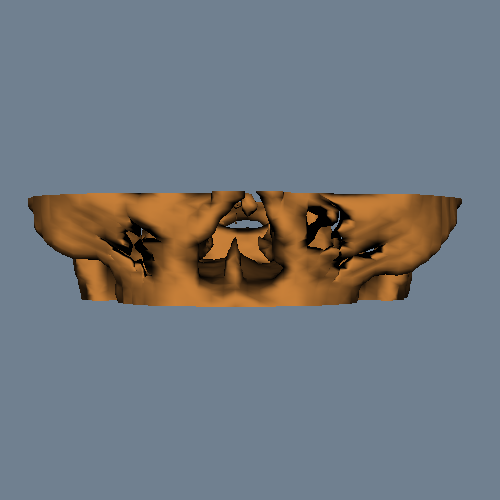

Generate this figure with Python:
#!/usr/bin/env python

# Generate a head isosurface using vtkSliceCubes and read it back with vtkMCubesReader.

# Factory overrides
import vtkmodules.vtkInteractionStyle  # noqa: F401
import vtkmodules.vtkRenderingFreeType  # noqa: F401
import vtkmodules.vtkRenderingOpenGL2  # noqa: F401

import os

from vtkmodules.vtkIOGeometry import vtkMCubesReader
from vtkmodules.vtkIOImage import vtkVolume16Reader
from vtkmodules.vtkImagingHybrid import vtkSliceCubes
from vtkmodules.vtkRenderingCore import (
    vtkActor,
    vtkPolyDataMapper,
    vtkRenderWindow,
    vtkRenderWindowInteractor,
    vtkRenderer,
)

# Read volume slices
volume_reader = vtkVolume16Reader()
volume_reader.SetDataDimensions(64, 64)
volume_reader.SetDataByteOrderToLittleEndian()
data_dir = os.environ.get("VPE_DATA_DIR", os.path.dirname(os.path.abspath(__file__)))

volume_reader.SetFilePrefix(os.path.join(data_dir, "headsq", "quarter"))
volume_reader.SetDataSpacing(3.2, 3.2, 1.5)
volume_reader.SetImageRange(30, 50)
volume_reader.SetDataMask(0x7fff)

# Write isosurface to temporary files
slice_cubes = vtkSliceCubes()
slice_cubes.SetReader(volume_reader)
slice_cubes.SetValue(1150)
slice_cubes.SetFileName("fullHead.tri")
slice_cubes.SetLimitsFileName("fullHead.lim")
slice_cubes.Update()

# Read back the isosurface
reader = vtkMCubesReader()
reader.SetFileName("fullHead.tri")
reader.SetLimitsFileName("fullHead.lim")
reader.Update()

# Clean up temporary files
try:
    os.remove("fullHead.tri")
except OSError:
    pass
try:
    os.remove("fullHead.lim")
except OSError:
    pass

mapper = vtkPolyDataMapper()
mapper.SetInputConnection(reader.GetOutputPort())

# raw_sienna color
raw_sienna_rgb = (0.784, 0.502, 0.224)

actor = vtkActor()
actor.SetMapper(mapper)
actor.GetProperty().SetColor(raw_sienna_rgb)

# slate_grey color
slate_grey_rgb = (0.439, 0.502, 0.565)

renderer = vtkRenderer()
renderer.AddActor(actor)
renderer.SetBackground(slate_grey_rgb)

render_window = vtkRenderWindow()
render_window.AddRenderer(renderer)
render_window.SetSize(500, 500)
render_window.SetWindowName("gen head")

# Scene
renderer.GetActiveCamera().SetPosition(99.8847, 537.926, 15)
renderer.GetActiveCamera().SetFocalPoint(99.8847, 109.81, 15)
renderer.GetActiveCamera().SetViewAngle(20)
renderer.GetActiveCamera().SetViewUp(0, 0, -1)
renderer.ResetCameraClippingRange()

interactor = vtkRenderWindowInteractor()
interactor.SetRenderWindow(render_window)

interactor.Initialize()
interactor.Start()
